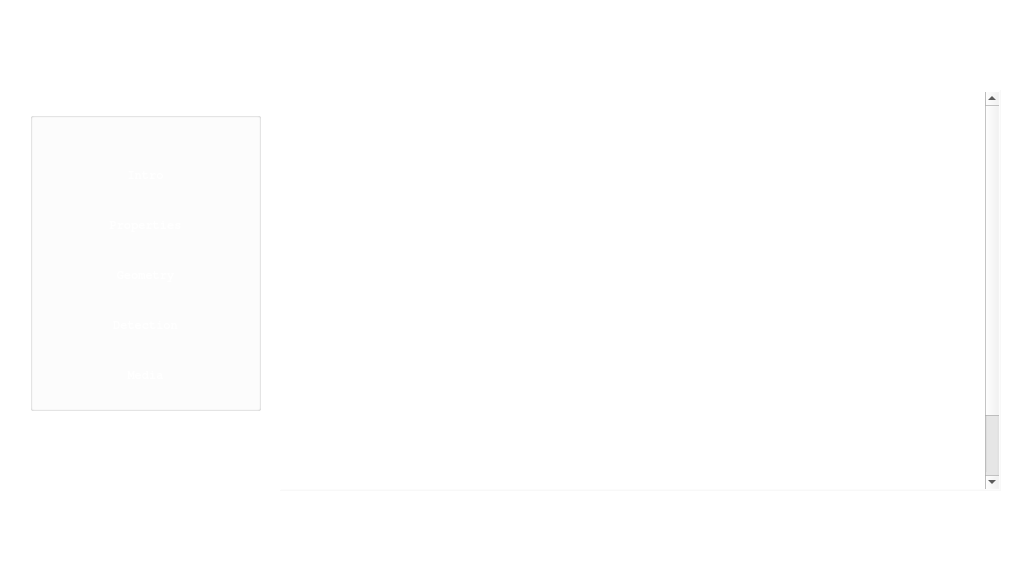
<?xml version="1.0" encoding="UTF-8"?>
<ui version="4.0">
 <class>Dialog</class>
 <widget class="QDialog" name="Dialog">
  <property name="geometry">
   <rect>
    <x>0</x>
    <y>0</y>
    <width>1024</width>
    <height>576</height>
   </rect>
  </property>
  <property name="minimumSize">
   <size>
    <width>1024</width>
    <height>576</height>
   </size>
  </property>
  <property name="maximumSize">
   <size>
    <width>1024</width>
    <height>576</height>
   </size>
  </property>
  <property name="palette">
   <palette>
    <active>
     <colorrole role="Button">
      <brush brushstyle="SolidPattern">
       <color alpha="255">
        <red>52</red>
        <green>101</green>
        <blue>164</blue>
       </color>
      </brush>
     </colorrole>
     <colorrole role="Base">
      <brush brushstyle="SolidPattern">
       <color alpha="255">
        <red>255</red>
        <green>255</green>
        <blue>255</blue>
       </color>
      </brush>
     </colorrole>
     <colorrole role="Window">
      <brush brushstyle="SolidPattern">
       <color alpha="255">
        <red>255</red>
        <green>255</green>
        <blue>255</blue>
       </color>
      </brush>
     </colorrole>
    </active>
    <inactive>
     <colorrole role="Button">
      <brush brushstyle="SolidPattern">
       <color alpha="255">
        <red>52</red>
        <green>101</green>
        <blue>164</blue>
       </color>
      </brush>
     </colorrole>
     <colorrole role="Base">
      <brush brushstyle="SolidPattern">
       <color alpha="255">
        <red>255</red>
        <green>255</green>
        <blue>255</blue>
       </color>
      </brush>
     </colorrole>
     <colorrole role="Window">
      <brush brushstyle="SolidPattern">
       <color alpha="255">
        <red>255</red>
        <green>255</green>
        <blue>255</blue>
       </color>
      </brush>
     </colorrole>
    </inactive>
    <disabled>
     <colorrole role="Button">
      <brush brushstyle="SolidPattern">
       <color alpha="255">
        <red>52</red>
        <green>101</green>
        <blue>164</blue>
       </color>
      </brush>
     </colorrole>
     <colorrole role="Base">
      <brush brushstyle="SolidPattern">
       <color alpha="255">
        <red>255</red>
        <green>255</green>
        <blue>255</blue>
       </color>
      </brush>
     </colorrole>
     <colorrole role="Window">
      <brush brushstyle="SolidPattern">
       <color alpha="255">
        <red>255</red>
        <green>255</green>
        <blue>255</blue>
       </color>
      </brush>
     </colorrole>
    </disabled>
   </palette>
  </property>
  <property name="font">
   <font>
    <family>Symbola</family>
    <weight>75</weight>
    <italic>true</italic>
    <bold>true</bold>
   </font>
  </property>
  <property name="windowTitle">
   <string>Dialog</string>
  </property>
  <property name="windowOpacity">
   <double>1.000000000000000</double>
  </property>
  <property name="styleSheet">
   <string notr="true">#Dialog {
background-color: url transparent;
border-image: url(:bk13.jpg);
background: none;
border:  none;
background-repeat: none;
}</string>
  </property>
  <widget class="QPushButton" name="pushButton_5">
   <property name="geometry">
    <rect>
     <x>890</x>
     <y>500</y>
     <width>121</width>
     <height>61</height>
    </rect>
   </property>
   <property name="palette">
    <palette>
     <active>
      <colorrole role="Button">
       <brush brushstyle="SolidPattern">
        <color alpha="255">
         <red>239</red>
         <green>41</green>
         <blue>41</blue>
        </color>
       </brush>
      </colorrole>
      <colorrole role="ButtonText">
       <brush brushstyle="SolidPattern">
        <color alpha="255">
         <red>255</red>
         <green>255</green>
         <blue>255</blue>
        </color>
       </brush>
      </colorrole>
      <colorrole role="AlternateBase">
       <brush brushstyle="SolidPattern">
        <color alpha="255">
         <red>115</red>
         <green>210</green>
         <blue>22</blue>
        </color>
       </brush>
      </colorrole>
     </active>
     <inactive>
      <colorrole role="Button">
       <brush brushstyle="SolidPattern">
        <color alpha="255">
         <red>239</red>
         <green>41</green>
         <blue>41</blue>
        </color>
       </brush>
      </colorrole>
      <colorrole role="ButtonText">
       <brush brushstyle="SolidPattern">
        <color alpha="255">
         <red>255</red>
         <green>255</green>
         <blue>255</blue>
        </color>
       </brush>
      </colorrole>
      <colorrole role="AlternateBase">
       <brush brushstyle="SolidPattern">
        <color alpha="255">
         <red>115</red>
         <green>210</green>
         <blue>22</blue>
        </color>
       </brush>
      </colorrole>
     </inactive>
     <disabled>
      <colorrole role="Button">
       <brush brushstyle="SolidPattern">
        <color alpha="255">
         <red>239</red>
         <green>41</green>
         <blue>41</blue>
        </color>
       </brush>
      </colorrole>
      <colorrole role="ButtonText">
       <brush brushstyle="SolidPattern">
        <color alpha="255">
         <red>190</red>
         <green>190</green>
         <blue>190</blue>
        </color>
       </brush>
      </colorrole>
      <colorrole role="AlternateBase">
       <brush brushstyle="SolidPattern">
        <color alpha="255">
         <red>115</red>
         <green>210</green>
         <blue>22</blue>
        </color>
       </brush>
      </colorrole>
     </disabled>
    </palette>
   </property>
   <property name="font">
    <font>
     <family>FreeMono</family>
     <weight>75</weight>
     <bold>true</bold>
    </font>
   </property>
   <property name="styleSheet">
    <string notr="true">#pushButton_5 {
background-color: url transparent;
border-image: url(:un3.png);
background: none;
border:  none;
background-repeat: none;
}
#pushButton_5:hover
{
border-image: url(:un1.png);
}
#pushButton_5:pressed
{
border-image: url(:un2.png);
}
</string>
   </property>
   <property name="text">
    <string>CLOSE</string>
   </property>
  </widget>
  <widget class="QTextEdit" name="textEdit">
   <property name="geometry">
    <rect>
     <x>280</x>
     <y>90</y>
     <width>721</width>
     <height>401</height>
    </rect>
   </property>
   <property name="palette">
    <palette>
     <active>
      <colorrole role="WindowText">
       <brush brushstyle="SolidPattern">
        <color alpha="255">
         <red>255</red>
         <green>255</green>
         <blue>255</blue>
        </color>
       </brush>
      </colorrole>
      <colorrole role="Button">
       <brush brushstyle="SolidPattern">
        <color alpha="10">
         <red>255</red>
         <green>255</green>
         <blue>255</blue>
        </color>
       </brush>
      </colorrole>
      <colorrole role="Text">
       <brush brushstyle="SolidPattern">
        <color alpha="255">
         <red>255</red>
         <green>255</green>
         <blue>255</blue>
        </color>
       </brush>
      </colorrole>
      <colorrole role="Base">
       <brush brushstyle="NoBrush">
        <color alpha="255">
         <red>0</red>
         <green>0</green>
         <blue>0</blue>
        </color>
       </brush>
      </colorrole>
      <colorrole role="Window">
       <brush brushstyle="SolidPattern">
        <color alpha="10">
         <red>255</red>
         <green>255</green>
         <blue>255</blue>
        </color>
       </brush>
      </colorrole>
     </active>
     <inactive>
      <colorrole role="WindowText">
       <brush brushstyle="SolidPattern">
        <color alpha="255">
         <red>255</red>
         <green>255</green>
         <blue>255</blue>
        </color>
       </brush>
      </colorrole>
      <colorrole role="Button">
       <brush brushstyle="SolidPattern">
        <color alpha="10">
         <red>255</red>
         <green>255</green>
         <blue>255</blue>
        </color>
       </brush>
      </colorrole>
      <colorrole role="Text">
       <brush brushstyle="SolidPattern">
        <color alpha="255">
         <red>255</red>
         <green>255</green>
         <blue>255</blue>
        </color>
       </brush>
      </colorrole>
      <colorrole role="Base">
       <brush brushstyle="NoBrush">
        <color alpha="255">
         <red>0</red>
         <green>0</green>
         <blue>0</blue>
        </color>
       </brush>
      </colorrole>
      <colorrole role="Window">
       <brush brushstyle="SolidPattern">
        <color alpha="10">
         <red>255</red>
         <green>255</green>
         <blue>255</blue>
        </color>
       </brush>
      </colorrole>
     </inactive>
     <disabled>
      <colorrole role="WindowText">
       <brush brushstyle="SolidPattern">
        <color alpha="255">
         <red>190</red>
         <green>190</green>
         <blue>190</blue>
        </color>
       </brush>
      </colorrole>
      <colorrole role="Button">
       <brush brushstyle="SolidPattern">
        <color alpha="10">
         <red>255</red>
         <green>255</green>
         <blue>255</blue>
        </color>
       </brush>
      </colorrole>
      <colorrole role="Text">
       <brush brushstyle="SolidPattern">
        <color alpha="255">
         <red>190</red>
         <green>190</green>
         <blue>190</blue>
        </color>
       </brush>
      </colorrole>
      <colorrole role="Base">
       <brush brushstyle="NoBrush">
        <color alpha="255">
         <red>0</red>
         <green>0</green>
         <blue>0</blue>
        </color>
       </brush>
      </colorrole>
      <colorrole role="Window">
       <brush brushstyle="SolidPattern">
        <color alpha="10">
         <red>255</red>
         <green>255</green>
         <blue>255</blue>
        </color>
       </brush>
      </colorrole>
     </disabled>
    </palette>
   </property>
   <property name="font">
    <font>
     <family>Symbola</family>
     <pointsize>14</pointsize>
     <weight>75</weight>
     <italic>true</italic>
     <bold>true</bold>
    </font>
   </property>
   <property name="styleSheet">
    <string notr="true">background-color:rgba(255, 255, 255, 10)</string>
   </property>
   <property name="frameShape">
    <enum>QFrame::WinPanel</enum>
   </property>
   <property name="frameShadow">
    <enum>QFrame::Raised</enum>
   </property>
   <property name="lineWidth">
    <number>0</number>
   </property>
   <property name="html">
    <string>&lt;!DOCTYPE HTML PUBLIC &quot;-//W3C//DTD HTML 4.0//EN&quot; &quot;http://www.w3.org/TR/REC-html40/strict.dtd&quot;&gt;
&lt;html&gt;&lt;head&gt;&lt;meta name=&quot;qrichtext&quot; content=&quot;1&quot; /&gt;&lt;style type=&quot;text/css&quot;&gt;
p, li { white-space: pre-wrap; }
&lt;/style&gt;&lt;/head&gt;&lt;body style=&quot; font-family:'Symbola'; font-size:14pt; font-weight:600; font-style:italic;&quot;&gt;
&lt;p style=&quot; margin-top:0px; margin-bottom:0px; margin-left:0px; margin-right:0px; -qt-block-indent:0; text-indent:0px;&quot;&gt;&lt;span style=&quot; color:#ffffff;&quot;&gt;     &lt;/span&gt;&lt;span style=&quot; font-size:16pt; text-decoration: underline; color:#ffffff;&quot;&gt;Short abstract about the application&lt;/span&gt;&lt;/p&gt;
&lt;p style=&quot;-qt-paragraph-type:empty; margin-top:0px; margin-bottom:0px; margin-left:0px; margin-right:0px; -qt-block-indent:0; text-indent:0px; color:#ffffff;&quot;&gt;&lt;br /&gt;&lt;/p&gt;
&lt;p style=&quot; margin-top:0px; margin-bottom:0px; margin-left:0px; margin-right:0px; -qt-block-indent:0; text-indent:0px;&quot;&gt;&lt;span style=&quot; color:#ffffff;&quot;&gt;    This program provides a QT-powered, easily extensible user interface for visualizing properties of Extensive Air Showers - EAS. This project is started as a 3-months long summer project with student Dragos Hirnea -from Faculty of Physics/ University of Bucharest and supervisor Gina Isar – Senior Scientist at the Institute of Space Science in Bucharest-Magurele. Partial contribution is given by student Carla Lupu from Faculty of Applied&lt;/span&gt;&lt;/p&gt;
&lt;p style=&quot; margin-top:0px; margin-bottom:0px; margin-left:0px; margin-right:0px; -qt-block-indent:0; text-indent:0px;&quot;&gt;&lt;span style=&quot; color:#ffffff;&quot;&gt;Sciences/Politechnica University of Bucharest. &lt;/span&gt;&lt;/p&gt;
&lt;p style=&quot; margin-top:0px; margin-bottom:0px; margin-left:0px; margin-right:0px; -qt-block-indent:0; text-indent:0px;&quot;&gt;&lt;span style=&quot; color:#ffffff;&quot;&gt;   The goal of the project is to provide a graphical interface to visualize data coming from the Pierre Auger Observatory, similar to another browser display which was done by a DAAD RISE project in summer 2008 for the LOPES experiment [S.3]. However, in the first approach we started to look at the cosmic rays induced air showers properties, following next with browsing data stored in ROOT files, using ROOT [P.3] as the backend.&lt;/span&gt;&lt;/p&gt;
&lt;p style=&quot; margin-top:0px; margin-bottom:0px; margin-left:0px; margin-right:0px; -qt-block-indent:0; text-indent:0px;&quot;&gt;&lt;span style=&quot; color:#ffffff;&quot;&gt;   The application is open source, developed in Linux/Ubuntu 17.04. New versions will be developed for windows and android.&lt;/span&gt;&lt;/p&gt;
&lt;p style=&quot; margin-top:0px; margin-bottom:0px; margin-left:0px; margin-right:0px; -qt-block-indent:0; text-indent:0px;&quot;&gt;&lt;span style=&quot; color:#ffffff;&quot;&gt;Key words: cosmic rays, air showers properties, geomagnetic emission, Pierre Auger Observatory&lt;/span&gt;&lt;/p&gt;&lt;/body&gt;&lt;/html&gt;</string>
   </property>
  </widget>
  <widget class="QGroupBox" name="groupBox">
   <property name="geometry">
    <rect>
     <x>30</x>
     <y>90</y>
     <width>231</width>
     <height>321</height>
    </rect>
   </property>
   <property name="minimumSize">
    <size>
     <width>231</width>
     <height>321</height>
    </size>
   </property>
   <property name="palette">
    <palette>
     <active>
      <colorrole role="WindowText">
       <brush brushstyle="SolidPattern">
        <color alpha="255">
         <red>255</red>
         <green>255</green>
         <blue>255</blue>
        </color>
       </brush>
      </colorrole>
      <colorrole role="Button">
       <brush brushstyle="SolidPattern">
        <color alpha="10">
         <red>255</red>
         <green>255</green>
         <blue>255</blue>
        </color>
       </brush>
      </colorrole>
      <colorrole role="Base">
       <brush brushstyle="SolidPattern">
        <color alpha="10">
         <red>255</red>
         <green>255</green>
         <blue>255</blue>
        </color>
       </brush>
      </colorrole>
      <colorrole role="Window">
       <brush brushstyle="SolidPattern">
        <color alpha="10">
         <red>255</red>
         <green>255</green>
         <blue>255</blue>
        </color>
       </brush>
      </colorrole>
     </active>
     <inactive>
      <colorrole role="WindowText">
       <brush brushstyle="SolidPattern">
        <color alpha="255">
         <red>255</red>
         <green>255</green>
         <blue>255</blue>
        </color>
       </brush>
      </colorrole>
      <colorrole role="Button">
       <brush brushstyle="SolidPattern">
        <color alpha="10">
         <red>255</red>
         <green>255</green>
         <blue>255</blue>
        </color>
       </brush>
      </colorrole>
      <colorrole role="Base">
       <brush brushstyle="SolidPattern">
        <color alpha="10">
         <red>255</red>
         <green>255</green>
         <blue>255</blue>
        </color>
       </brush>
      </colorrole>
      <colorrole role="Window">
       <brush brushstyle="SolidPattern">
        <color alpha="10">
         <red>255</red>
         <green>255</green>
         <blue>255</blue>
        </color>
       </brush>
      </colorrole>
     </inactive>
     <disabled>
      <colorrole role="WindowText">
       <brush brushstyle="SolidPattern">
        <color alpha="255">
         <red>190</red>
         <green>190</green>
         <blue>190</blue>
        </color>
       </brush>
      </colorrole>
      <colorrole role="Button">
       <brush brushstyle="SolidPattern">
        <color alpha="10">
         <red>255</red>
         <green>255</green>
         <blue>255</blue>
        </color>
       </brush>
      </colorrole>
      <colorrole role="Base">
       <brush brushstyle="SolidPattern">
        <color alpha="10">
         <red>255</red>
         <green>255</green>
         <blue>255</blue>
        </color>
       </brush>
      </colorrole>
      <colorrole role="Window">
       <brush brushstyle="SolidPattern">
        <color alpha="10">
         <red>255</red>
         <green>255</green>
         <blue>255</blue>
        </color>
       </brush>
      </colorrole>
     </disabled>
    </palette>
   </property>
   <property name="font">
    <font>
     <family>FreeMono</family>
     <pointsize>16</pointsize>
     <weight>75</weight>
     <italic>false</italic>
     <bold>true</bold>
    </font>
   </property>
   <property name="autoFillBackground">
    <bool>false</bool>
   </property>
   <property name="styleSheet">
    <string notr="true">background-color:rgba(255, 255, 255, 10)</string>
   </property>
   <property name="title">
    <string>    About EAS</string>
   </property>
   <property name="flat">
    <bool>false</bool>
   </property>
   <widget class="QPushButton" name="pushButton">
    <property name="geometry">
     <rect>
      <x>10</x>
      <y>50</y>
      <width>211</width>
      <height>71</height>
     </rect>
    </property>
    <property name="minimumSize">
     <size>
      <width>211</width>
      <height>71</height>
     </size>
    </property>
    <property name="palette">
     <palette>
      <active>
       <colorrole role="ButtonText">
        <brush brushstyle="SolidPattern">
         <color alpha="255">
          <red>255</red>
          <green>255</green>
          <blue>255</blue>
         </color>
        </brush>
       </colorrole>
      </active>
      <inactive>
       <colorrole role="ButtonText">
        <brush brushstyle="SolidPattern">
         <color alpha="255">
          <red>255</red>
          <green>255</green>
          <blue>255</blue>
         </color>
        </brush>
       </colorrole>
      </inactive>
      <disabled>
       <colorrole role="ButtonText">
        <brush brushstyle="SolidPattern">
         <color alpha="255">
          <red>190</red>
          <green>190</green>
          <blue>190</blue>
         </color>
        </brush>
       </colorrole>
      </disabled>
     </palette>
    </property>
    <property name="font">
     <font>
      <family>FreeMono</family>
      <weight>75</weight>
      <bold>true</bold>
     </font>
    </property>
    <property name="styleSheet">
     <string notr="true">#pushButton {
background-color: url transparent;
border-image: url(:un3.png);
background: none;
border:  none;
background-repeat: none;
}
#pushButton:hover
{
border-image: url(:un1.png);
}
#pushButton:pressed
{
border-image: url(:un2.png);
}
</string>
    </property>
    <property name="text">
     <string>Intro</string>
    </property>
   </widget>
   <widget class="QPushButton" name="pushButton_2">
    <property name="geometry">
     <rect>
      <x>10</x>
      <y>100</y>
      <width>211</width>
      <height>71</height>
     </rect>
    </property>
    <property name="palette">
     <palette>
      <active>
       <colorrole role="ButtonText">
        <brush brushstyle="SolidPattern">
         <color alpha="255">
          <red>255</red>
          <green>255</green>
          <blue>255</blue>
         </color>
        </brush>
       </colorrole>
      </active>
      <inactive>
       <colorrole role="ButtonText">
        <brush brushstyle="SolidPattern">
         <color alpha="255">
          <red>255</red>
          <green>255</green>
          <blue>255</blue>
         </color>
        </brush>
       </colorrole>
      </inactive>
      <disabled>
       <colorrole role="ButtonText">
        <brush brushstyle="SolidPattern">
         <color alpha="255">
          <red>190</red>
          <green>190</green>
          <blue>190</blue>
         </color>
        </brush>
       </colorrole>
      </disabled>
     </palette>
    </property>
    <property name="font">
     <font>
      <family>FreeMono</family>
      <weight>75</weight>
      <bold>true</bold>
     </font>
    </property>
    <property name="styleSheet">
     <string notr="true">#pushButton_2 {
background-color: url transparent;
border-image: url(:un3.png);
background: none;
border:  none;
background-repeat: none;
}
#pushButton_2:hover
{
border-image: url(:un1.png);
}
#pushButton_2:pressed
{
border-image: url(:un2.png);
}
</string>
    </property>
    <property name="text">
     <string>Properties</string>
    </property>
   </widget>
   <widget class="QPushButton" name="pushButton_3">
    <property name="geometry">
     <rect>
      <x>10</x>
      <y>150</y>
      <width>211</width>
      <height>71</height>
     </rect>
    </property>
    <property name="palette">
     <palette>
      <active>
       <colorrole role="ButtonText">
        <brush brushstyle="SolidPattern">
         <color alpha="255">
          <red>255</red>
          <green>255</green>
          <blue>255</blue>
         </color>
        </brush>
       </colorrole>
      </active>
      <inactive>
       <colorrole role="ButtonText">
        <brush brushstyle="SolidPattern">
         <color alpha="255">
          <red>255</red>
          <green>255</green>
          <blue>255</blue>
         </color>
        </brush>
       </colorrole>
      </inactive>
      <disabled>
       <colorrole role="ButtonText">
        <brush brushstyle="SolidPattern">
         <color alpha="255">
          <red>190</red>
          <green>190</green>
          <blue>190</blue>
         </color>
        </brush>
       </colorrole>
      </disabled>
     </palette>
    </property>
    <property name="font">
     <font>
      <family>FreeMono</family>
      <weight>75</weight>
      <bold>true</bold>
     </font>
    </property>
    <property name="styleSheet">
     <string notr="true">#pushButton_3 {
background-color: url transparent;
border-image: url(:un3.png);
background: none;
border:  none;
background-repeat: none;
}
#pushButton_3:hover
{
border-image: url(:un1.png);
}
#pushButton_3:pressed
{
border-image: url(:un2.png);
}
</string>
    </property>
    <property name="text">
     <string>Geometry</string>
    </property>
   </widget>
   <widget class="QPushButton" name="pushButton_4">
    <property name="geometry">
     <rect>
      <x>10</x>
      <y>200</y>
      <width>211</width>
      <height>71</height>
     </rect>
    </property>
    <property name="palette">
     <palette>
      <active>
       <colorrole role="Button">
        <brush brushstyle="SolidPattern">
         <color alpha="255">
          <red>78</red>
          <green>154</green>
          <blue>6</blue>
         </color>
        </brush>
       </colorrole>
       <colorrole role="ButtonText">
        <brush brushstyle="SolidPattern">
         <color alpha="255">
          <red>255</red>
          <green>255</green>
          <blue>255</blue>
         </color>
        </brush>
       </colorrole>
      </active>
      <inactive>
       <colorrole role="Button">
        <brush brushstyle="SolidPattern">
         <color alpha="255">
          <red>78</red>
          <green>154</green>
          <blue>6</blue>
         </color>
        </brush>
       </colorrole>
       <colorrole role="ButtonText">
        <brush brushstyle="SolidPattern">
         <color alpha="255">
          <red>255</red>
          <green>255</green>
          <blue>255</blue>
         </color>
        </brush>
       </colorrole>
      </inactive>
      <disabled>
       <colorrole role="Button">
        <brush brushstyle="SolidPattern">
         <color alpha="255">
          <red>78</red>
          <green>154</green>
          <blue>6</blue>
         </color>
        </brush>
       </colorrole>
       <colorrole role="ButtonText">
        <brush brushstyle="SolidPattern">
         <color alpha="255">
          <red>190</red>
          <green>190</green>
          <blue>190</blue>
         </color>
        </brush>
       </colorrole>
      </disabled>
     </palette>
    </property>
    <property name="font">
     <font>
      <family>FreeMono</family>
      <weight>75</weight>
      <bold>true</bold>
     </font>
    </property>
    <property name="styleSheet">
     <string notr="true">#pushButton_4 {
background-color: url transparent;
border-image: url(:un3.png);
background: none;
border:  none;
background-repeat: none;
}
#pushButton_4:hover
{
border-image: url(:un1.png);
}
#pushButton_4:pressed
{
border-image: url(:un2.png);
}
</string>
    </property>
    <property name="text">
     <string>Detection</string>
    </property>
   </widget>
   <widget class="QPushButton" name="pushButton_8">
    <property name="geometry">
     <rect>
      <x>10</x>
      <y>250</y>
      <width>211</width>
      <height>71</height>
     </rect>
    </property>
    <property name="palette">
     <palette>
      <active>
       <colorrole role="ButtonText">
        <brush brushstyle="SolidPattern">
         <color alpha="255">
          <red>255</red>
          <green>255</green>
          <blue>255</blue>
         </color>
        </brush>
       </colorrole>
      </active>
      <inactive>
       <colorrole role="ButtonText">
        <brush brushstyle="SolidPattern">
         <color alpha="255">
          <red>255</red>
          <green>255</green>
          <blue>255</blue>
         </color>
        </brush>
       </colorrole>
      </inactive>
      <disabled>
       <colorrole role="ButtonText">
        <brush brushstyle="SolidPattern">
         <color alpha="255">
          <red>190</red>
          <green>190</green>
          <blue>190</blue>
         </color>
        </brush>
       </colorrole>
      </disabled>
     </palette>
    </property>
    <property name="font">
     <font>
      <family>FreeMono</family>
      <weight>75</weight>
      <bold>true</bold>
     </font>
    </property>
    <property name="styleSheet">
     <string notr="true">#pushButton_8 {
background-color: url transparent;
border-image: url(:un3.png);
background: none;
border:  none;
background-repeat: none;
}
#pushButton_8:hover
{
border-image: url(:un1.png);
}
#pushButton_8:pressed
{
border-image: url(:un2.png);
}</string>
    </property>
    <property name="text">
     <string>Media</string>
    </property>
   </widget>
   <zorder>pushButton</zorder>
   <zorder>pushButton_2</zorder>
   <zorder>pushButton_4</zorder>
   <zorder>pushButton_3</zorder>
   <zorder>pushButton_8</zorder>
  </widget>
  <widget class="QLabel" name="label">
   <property name="geometry">
    <rect>
     <x>350</x>
     <y>30</y>
     <width>411</width>
     <height>41</height>
    </rect>
   </property>
   <property name="palette">
    <palette>
     <active>
      <colorrole role="WindowText">
       <brush brushstyle="SolidPattern">
        <color alpha="255">
         <red>255</red>
         <green>255</green>
         <blue>255</blue>
        </color>
       </brush>
      </colorrole>
      <colorrole role="Text">
       <brush brushstyle="SolidPattern">
        <color alpha="255">
         <red>255</red>
         <green>255</green>
         <blue>255</blue>
        </color>
       </brush>
      </colorrole>
     </active>
     <inactive>
      <colorrole role="WindowText">
       <brush brushstyle="SolidPattern">
        <color alpha="255">
         <red>255</red>
         <green>255</green>
         <blue>255</blue>
        </color>
       </brush>
      </colorrole>
      <colorrole role="Text">
       <brush brushstyle="SolidPattern">
        <color alpha="255">
         <red>255</red>
         <green>255</green>
         <blue>255</blue>
        </color>
       </brush>
      </colorrole>
     </inactive>
     <disabled>
      <colorrole role="WindowText">
       <brush brushstyle="SolidPattern">
        <color alpha="255">
         <red>190</red>
         <green>190</green>
         <blue>190</blue>
        </color>
       </brush>
      </colorrole>
      <colorrole role="Text">
       <brush brushstyle="SolidPattern">
        <color alpha="255">
         <red>190</red>
         <green>190</green>
         <blue>190</blue>
        </color>
       </brush>
      </colorrole>
     </disabled>
    </palette>
   </property>
   <property name="font">
    <font>
     <family>FreeMono</family>
     <pointsize>24</pointsize>
     <weight>75</weight>
     <italic>false</italic>
     <bold>true</bold>
    </font>
   </property>
   <property name="styleSheet">
    <string notr="true"/>
   </property>
   <property name="text">
    <string>Extensive air showers</string>
   </property>
  </widget>
  <widget class="QPushButton" name="pushButton_6">
   <property name="geometry">
    <rect>
     <x>70</x>
     <y>440</y>
     <width>151</width>
     <height>61</height>
    </rect>
   </property>
   <property name="minimumSize">
    <size>
     <width>151</width>
     <height>61</height>
    </size>
   </property>
   <property name="palette">
    <palette>
     <active>
      <colorrole role="Button">
       <brush brushstyle="SolidPattern">
        <color alpha="255">
         <red>78</red>
         <green>154</green>
         <blue>6</blue>
        </color>
       </brush>
      </colorrole>
      <colorrole role="ButtonText">
       <brush brushstyle="SolidPattern">
        <color alpha="255">
         <red>255</red>
         <green>255</green>
         <blue>255</blue>
        </color>
       </brush>
      </colorrole>
     </active>
     <inactive>
      <colorrole role="Button">
       <brush brushstyle="SolidPattern">
        <color alpha="255">
         <red>78</red>
         <green>154</green>
         <blue>6</blue>
        </color>
       </brush>
      </colorrole>
      <colorrole role="ButtonText">
       <brush brushstyle="SolidPattern">
        <color alpha="255">
         <red>255</red>
         <green>255</green>
         <blue>255</blue>
        </color>
       </brush>
      </colorrole>
     </inactive>
     <disabled>
      <colorrole role="Button">
       <brush brushstyle="SolidPattern">
        <color alpha="255">
         <red>78</red>
         <green>154</green>
         <blue>6</blue>
        </color>
       </brush>
      </colorrole>
      <colorrole role="ButtonText">
       <brush brushstyle="SolidPattern">
        <color alpha="255">
         <red>190</red>
         <green>190</green>
         <blue>190</blue>
        </color>
       </brush>
      </colorrole>
     </disabled>
    </palette>
   </property>
   <property name="font">
    <font>
     <family>FreeMono</family>
     <weight>75</weight>
     <bold>true</bold>
    </font>
   </property>
   <property name="styleSheet">
    <string notr="true">#pushButton_6 {
background-color: url transparent;
border-image: url(:un3.png);
background: none;
border:  none;
background-repeat: none;
}
#pushButton_6:hover
{
border-image: url(:un1.png);
}
#pushButton_6:pressed
{
border-image: url(:un2.png);
}
</string>
   </property>
   <property name="text">
    <string>Credits</string>
   </property>
  </widget>
  <widget class="QPushButton" name="pushButton_7">
   <property name="geometry">
    <rect>
     <x>70</x>
     <y>500</y>
     <width>151</width>
     <height>61</height>
    </rect>
   </property>
   <property name="palette">
    <palette>
     <active>
      <colorrole role="Button">
       <brush brushstyle="SolidPattern">
        <color alpha="255">
         <red>78</red>
         <green>154</green>
         <blue>6</blue>
        </color>
       </brush>
      </colorrole>
      <colorrole role="ButtonText">
       <brush brushstyle="SolidPattern">
        <color alpha="255">
         <red>255</red>
         <green>255</green>
         <blue>255</blue>
        </color>
       </brush>
      </colorrole>
     </active>
     <inactive>
      <colorrole role="Button">
       <brush brushstyle="SolidPattern">
        <color alpha="255">
         <red>78</red>
         <green>154</green>
         <blue>6</blue>
        </color>
       </brush>
      </colorrole>
      <colorrole role="ButtonText">
       <brush brushstyle="SolidPattern">
        <color alpha="255">
         <red>255</red>
         <green>255</green>
         <blue>255</blue>
        </color>
       </brush>
      </colorrole>
     </inactive>
     <disabled>
      <colorrole role="Button">
       <brush brushstyle="SolidPattern">
        <color alpha="255">
         <red>78</red>
         <green>154</green>
         <blue>6</blue>
        </color>
       </brush>
      </colorrole>
      <colorrole role="ButtonText">
       <brush brushstyle="SolidPattern">
        <color alpha="255">
         <red>190</red>
         <green>190</green>
         <blue>190</blue>
        </color>
       </brush>
      </colorrole>
     </disabled>
    </palette>
   </property>
   <property name="font">
    <font>
     <family>FreeMono</family>
     <weight>75</weight>
     <bold>true</bold>
    </font>
   </property>
   <property name="styleSheet">
    <string notr="true">#pushButton_7 {
background-color: url transparent;
border-image: url(:un3.png);
background: none;
border:  none;
background-repeat: none;
}
#pushButton_7:hover
{
border-image: url(:un1.png);
}
#pushButton_7:pressed
{
border-image: url(:un2.png);
}
</string>
   </property>
   <property name="text">
    <string>References </string>
   </property>
  </widget>
  <zorder>textEdit</zorder>
  <zorder>groupBox</zorder>
  <zorder>label</zorder>
  <zorder>pushButton_5</zorder>
  <zorder>pushButton_6</zorder>
  <zorder>pushButton_7</zorder>
 </widget>
 <resources/>
 <connections>
  <connection>
   <sender>pushButton_5</sender>
   <signal>clicked()</signal>
   <receiver>Dialog</receiver>
   <slot>close()</slot>
   <hints>
    <hint type="sourcelabel">
     <x>820</x>
     <y>500</y>
    </hint>
    <hint type="destinationlabel">
     <x>533</x>
     <y>478</y>
    </hint>
   </hints>
  </connection>
 </connections>
</ui>
